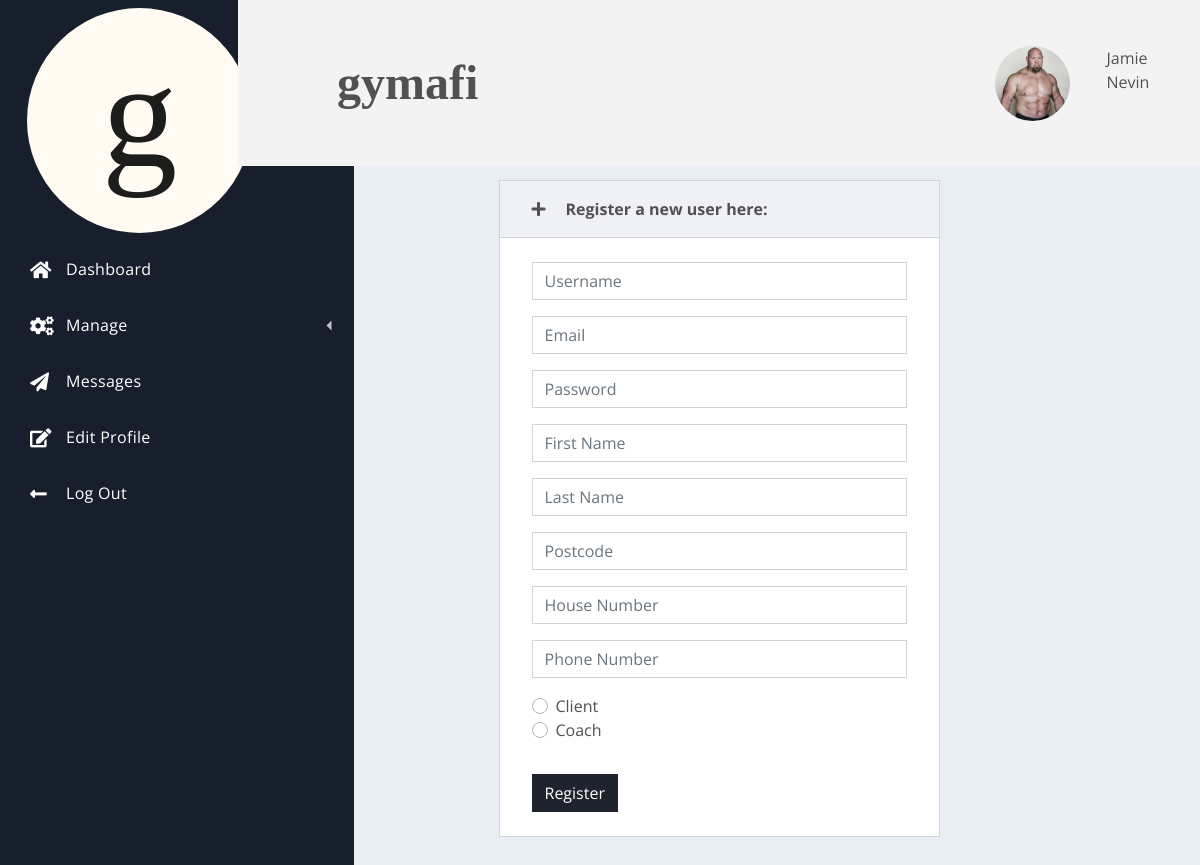
The page /admin/register.php (signed in) on the database its author committed.
### tables this page shows
CREATE TABLE `profile_img` (
  `img_id` int(11) NOT NULL,
  `img_path` varchar(200) NOT NULL DEFAULT '/gymafi/profileimg/placeholderimg.jpeg'
);

CREATE TABLE `users` (
  `id` int(11) NOT NULL,
  `username` varchar(100) DEFAULT NULL,
  `first_name` varchar(200) DEFAULT NULL,
  `last_name` varchar(200) DEFAULT NULL,
  `postcode` varchar(200) DEFAULT NULL,
  `house_number` varchar(255) DEFAULT NULL,
  `phone_number` varchar(14) DEFAULT NULL,
  `email` varchar(100) NOT NULL,
  `pword` varchar(100) NOT NULL,
  `is_admin` int(1) DEFAULT 0,
  `ass_coach_id` int(11) DEFAULT 100,
  `user_status` int(11) NOT NULL DEFAULT 0,
  `date_created` datetime NOT NULL DEFAULT current_timestamp()
);

### admin/register.php (the view, shortened to what this page needs)
<?php
    include('../conn.php');
    if(!isset($_SESSION['keep_id'])) {
        header('location: ../index.php');
    } else {
        $id = $_SESSION['keep_id'];
    }
    $read = "SELECT * FROM users WHERE id = $id";
    $result = $conn->query($read);
    while($row = $result->fetch_assoc()) {
        $get_first_name = $row['first_name'];
        $get_last_name = $row['last_name'];
    }
?>
<!DOCTYPE html>
<html lang="en">
<head>
    <link rel="stylesheet" href="https://use.fontawesome.com/releases/v5.4.1/css/all.css">
    <link rel="stylesheet" href="/gymafi/css/spur.css">
    <link rel="stylesheet" href="/gymafi/stylesheet.css">
</head>
<body>
    <div class="dash">
        <div class="dash-nav dash-nav-dark">
            <header>
                <a href="../admin/dash.php" class="">
                    <img src="/gymafi/img/gymafi_logo_circle.svg"
                            width="75%" height="75%" class="d-inline-block align-top myimgbutton loginbutton" alt="">
                </a>
            </header>
            <nav class="dash-nav-list">
                <a href="../admin/dash.php" class="dash-nav-item">
                    <i class="fas fa-home"></i> Dashboard </a>
                <div class="dash-nav-dropdown">
                    <a href="#!" class="dash-nav-item dash-nav-dropdown-toggle">
                        <i class="fas fa-cogs"></i> Manage </a>
                </div>
                <a href="../admin/messages.php" class="dash-nav-item">
                    <i class="fas fa-paper-plane"></i> Messages</a>
                <a href="../admin/profile.php" class="dash-nav-item">
                    <i class="fas fa-edit"></i> Edit Profile </a>
                <a href="#!" class="dash-nav-item" data-toggle="modal" data-target="#logoutmodal">
                    <i class="fas fa-long-arrow-alt-left"></i> Log Out </a>
            </nav>
        </div>
        <div class="dash-app">
            <header class="dash-toolbar">
                <div class="tools">
                    <div class="dropdown tools-item">
                    </div>
                </div>
                <div class="col">
                    <a class="navbar-brand font-weight-bold mytitle">gymafi</a>
                </div>
                <div class="row">
                    <?php
                        $img = "SELECT img_path FROM profile_img INNER JOIN users ON profile_img.img_id = users.id WHERE users.id = $id";
                        $displayimg = $conn->query($img);
                        $numrows = $displayimg->num_rows;
                        if ($numrows == 0) {
                            echo '<div class="col">
                                '.$get_first_name.' '.$get_last_name.'
                            </div>';
                        } else {
                            while($row=$displayimg->fetch_assoc()) {
                                $imgdata = $row['img_path'];
                            }
                            echo '
                                <div class="row">
                                    <div class="col">
                                        <a href="../admin/profile.php"><img class="myprofilepic" style="width:75px;height:75px;border-radius:50%" src="'.$imgdata.'"></a>
                                    </div>
                                    <div class="col">
                                        <p>'.$get_first_name.' '.$get_last_name.'</p>
                                    </div>
                                </div>
                            ';
                        }
                    ?>
                </div>
            </header>
            <main class="dash-content mt-5 pt-5">
                <div class="row" style="justify-content:center">
                        <div class="col-xl-6">
                            <div class="card spur-card">
                                <div class="card-header">
                                    <div class="spur-card-icon">
                                        <i class="fas fa-plus"></i>
                                    </div>
                                    <div class="spur-card-title"> Register a new user here: </div>
                                </div>
                                <div class="card-body">
                                    <form class="new-client" method="POST" action="../admin/register.php">
                                        <div class="form-group">
                                            <input name="username" type="text" class="form-control" placeholder="Username" required>
                                        </div>
                                        <div class="form-group">
                                            <input name="email" type="email" class="form-control" placeholder="Email" required>
                                        </div>
                                        <div class="form-group">
                                            <input name="pword" type="password" pattern=".{5,12}" class="form-control" placeholder="Password" required>
                                        </div>
                                        <div class="form-group">
                                            <input name="firstname" type="text" class="form-control" placeholder="First Name" required>
                                        </div>
                                        <div class="form-group">
                                            <input name="lastname" type="text" class="form-control" placeholder="Last Name" required>
                                        </div>
                                        <div class="form-group">
                                            <input name="postcode" type="text" class="form-control" placeholder="Postcode" required>
                                        </div>
                                        <div class="form-group">
                                            <input name="housenumber" type="number" class="form-control" placeholder="House Number" required>
                                        </div>
                                        <div class="form-group">
                                            <input name="phonenumber" type="number" class="form-control" placeholder="Phone Number" required>
                                        </div>
                                        <fieldset class="form-group">
                                            <div class="row">
                                                <div class="col-sm-10">
                                                    <div class="custom-control custom-radio">
                                                        <label class="custom-control-label" for="customRadio1">Client</label>
                                                    </div>
                                                    <div class="custom-control custom-radio">
                                                        <label class="custom-control-label" for="customRadio2">Coach</label>
                                                    </div>
                                                </div>
                                            </div>
                                        </fieldset>
                                        <button name="clientsubmit" type="submit" class="btn btn-dark mt-3">Register</button>
                                    </form>
                                </div>
                            </div>
                        </div>
                    </div>
            </main>
        </div>
    </div>
</body>
</html>

### stylesheet.css (style rules this page uses)
html { font-family: -apple-system, BlinkMacSystemFont, 'Segoe UI', Roboto, Oxygen, Ubuntu, Cantarell, 'Open Sans', 'Helvetica Neue', sans-serif; }
.navbar-brand { padding: 0 15px; height: 150px; line-height: 150px; }
.mytitle { font-family: 'Times New Roman', Times, serif; font-size: 3em; }
.myprofilepic { object-fit: contain; }

### rows shown on the page
profile_img: img_path (picture)
users: first_name "Jamie", last_name "Nevin"
